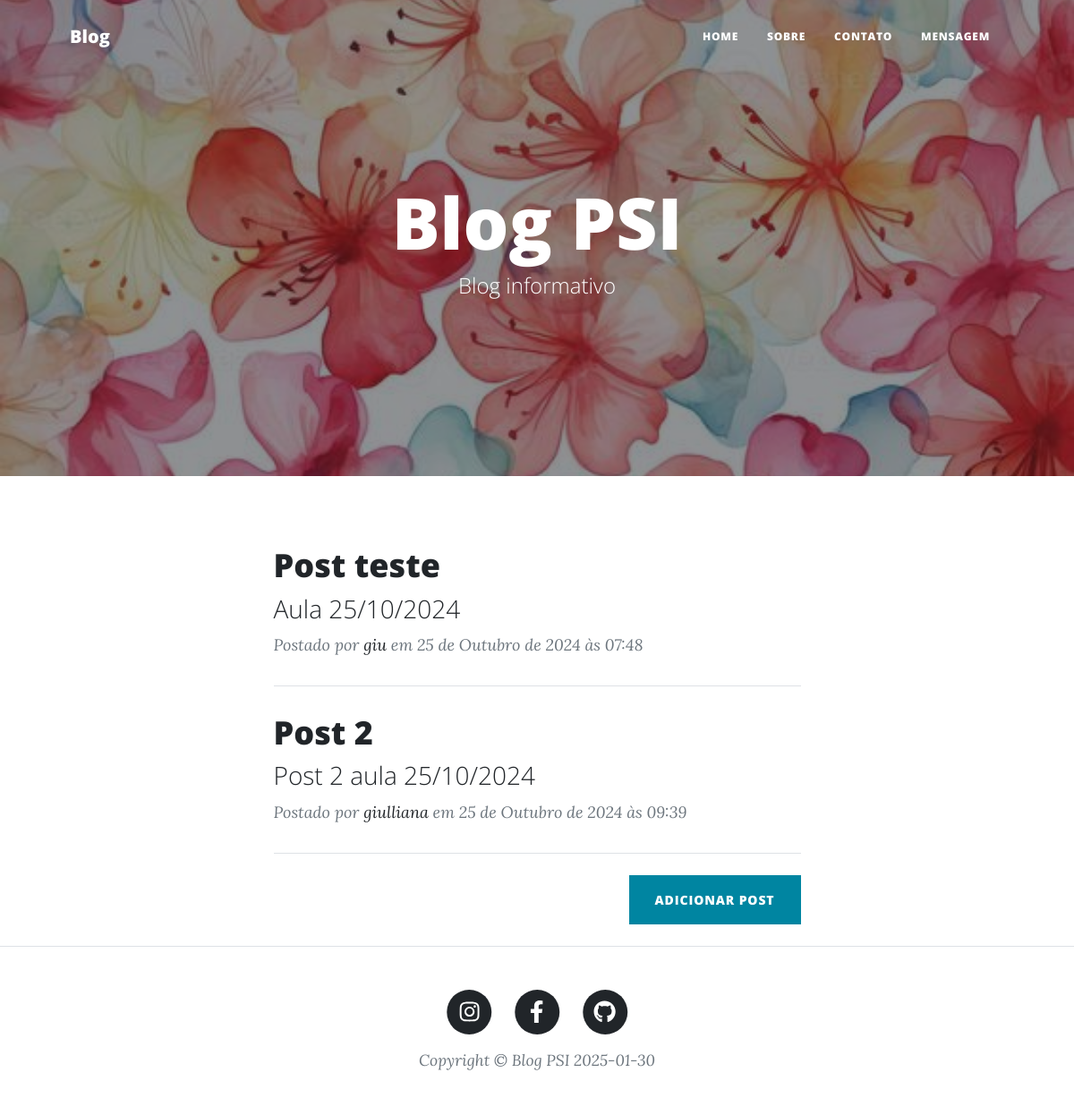
Before: / with the older database file.
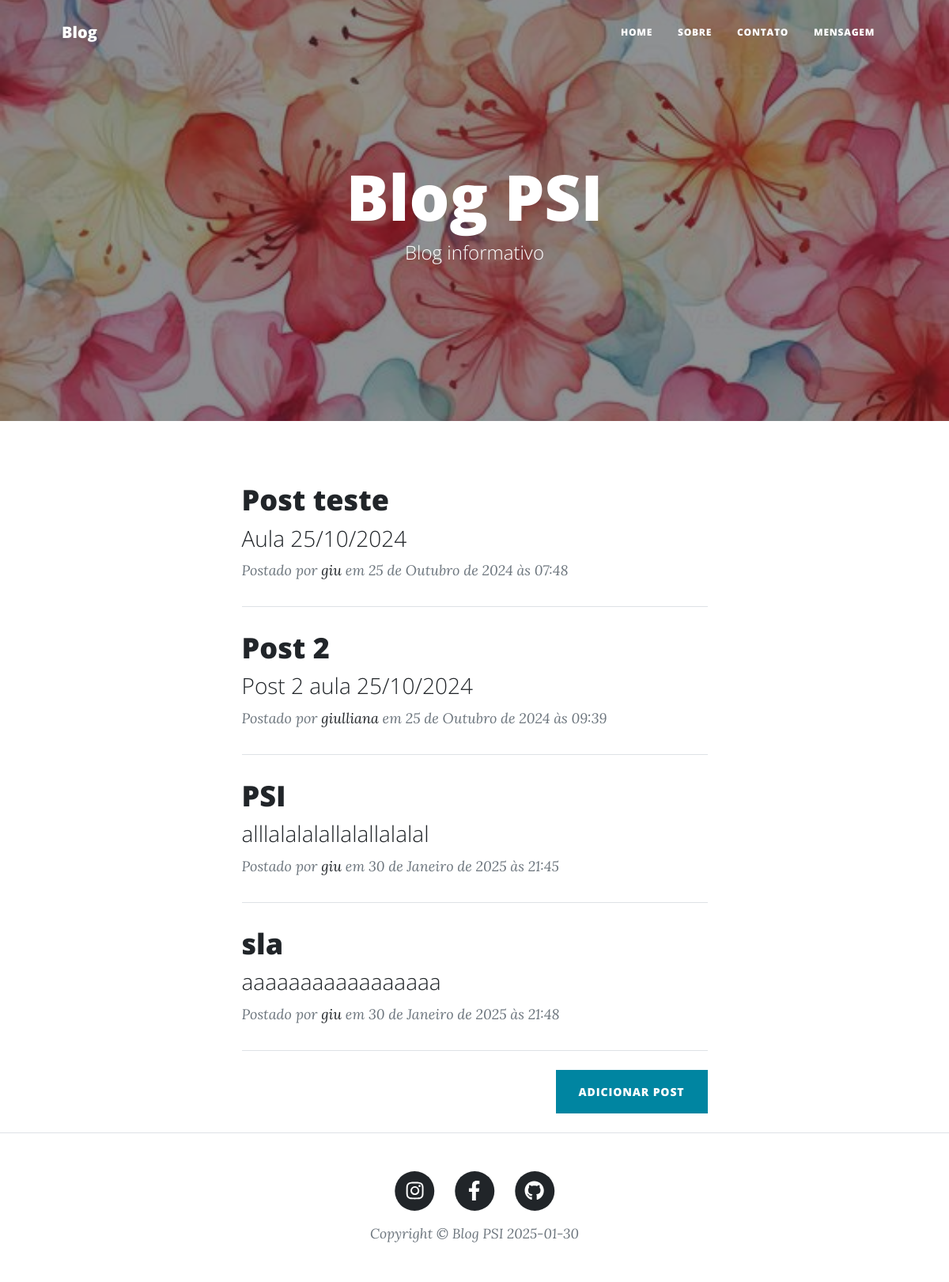
After: the same page with the newer database file.
### blog/models.py (models this page shows, shortened)
class Blog(models.Model):
    nome = models.CharField(max_length=100)
    subnome = models.CharField(max_length=100, blank=True)
    descricao = models.TextField(max_length=2000)
    capa = models.ImageField()
    instagram = models.URLField()
    facebook = models.URLField()
    github= models.URLField()
    autores = models.ManyToManyField(User)

class Post(models.Model):
    titulo = models.CharField(max_length=140)
    subtitulo = models.CharField(max_length= 140, blank=True)
    data_criacao = models.DateTimeField(auto_now_add=True)
    usuario = models.ForeignKey(User, on_delete=models.CASCADE)
    conteudo = models.TextField(max_length=2000)
    capa = models.ImageField(blank=True)

### blog/views.py (the view)
# urls.py: path('', views.index, name='index'),
def index(request):
    context = {
        "posts": Post.objects.all(),
        "blog": Blog.objects.first()
    }
    return render(request, "index.html", context)

### blog/templates/index.html
{% extends "base.html" %}
{% load static %}
{% block content %}
<div class="container px-4 px-lg-5">
    <div class="row gx-4 gx-lg-5 justify-content-center">
        <div class="col-md-10 col-lg-8 col-xl-7">
            {% for post in posts %}
            <div class="post-preview">
                <a href="{% url 'post' post.id %}">
                    <h2 class="post-title">{{ post.titulo }}</h2>
                    <h3 class="post-subtitle">{{ post.subtitulo }}</h3>
                </a>
                <p class="post-meta">
                    Postado por
                    <a href="#!">{{ post.usuario.username }}</a>
                    em {{ post.data_criacao }}
                </p>
            </div>
            <hr class="my-4" />
            {% endfor %}
            <div class="d-flex justify-content-end mb-4"><a class="btn btn-primary text-uppercase" href="{% url "cadastrarpost" %}">Adicionar post</a></div>        </div>
    </div>
</div>
{% endblock content %}

### blog/templates/base.html (shortened to what this page needs)
{% load static %}
<!DOCTYPE html>
<html lang="en">
    <head>
        <link href="{% static 'css/styles.css' %}" rel="stylesheet" />
    </head>
    <body>
        <nav class="navbar navbar-expand-lg navbar-light" id="mainNav">
            <div class="container px-4 px-lg-5">
                <a class="navbar-brand" href="{% url 'index' %}">Blog</a>
                <div class="collapse navbar-collapse" id="navbarResponsive">
                    <ul class="navbar-nav ms-auto py-4 py-lg-0">
                        <li class="nav-item"><a class="nav-link px-lg-3 py-3 py-lg-4" href="{% url 'index' %}">Home</a></li>
                        <li class="nav-item"><a class="nav-link px-lg-3 py-3 py-lg-4" href="{% url 'sobre' %}">Sobre</a></li>
                        <li class="nav-item"><a class="nav-link px-lg-3 py-3 py-lg-4" href="{% url 'contato' %}">Contato</a></li>
                        <li class="nav-item"><a class="nav-link px-lg-3 py-3 py-lg-4" href="{% url 'mensagem' %}">Mensagem</a></li>
                    </ul>
                </div>
            </div>
        </nav>
        {% block header %}
        <header class="masthead" style="background-image: url('{{ blog.capa.url }}')">
            <div class="container position-relative px-4 px-lg-5">
                <div class="row gx-4 gx-lg-5 justify-content-center">
                    <div class="col-md-10 col-lg-8 col-xl-7">
                        <div class="site-heading">
                            <h1>{{ blog.nome }}</h1>
                            {% if blog.subnome %}
                            <span class="subheading">{{ blog.subnome }}</span>
                            {% endif %}
                        </div>
                    </div>
                </div>
            </div>
        </header>
        {% endblock header %}
        {% block content %}
        {% endblock content %}
        <footer class="border-top">
            <div class="container px-4 px-lg-5">
                <div class="row gx-4 gx-lg-5 justify-content-center">
                    <div class="col-md-10 col-lg-8 col-xl-7">
                        <ul class="list-inline text-center">
                            <li class="list-inline-item">
                                <a href="{{ blog.instagram }}">
                                    <span class="fa-stack fa-lg">
                                        <i class="fas fa-circle fa-stack-2x"></i>
                                        <i class="fab fa-instagram fa-stack-1x fa-inverse"></i>
                                    </span>
                                </a>
                            </li>
                            <li class="list-inline-item">
                                <a href="{{ blog.facebook }}">
                                    <span class="fa-stack fa-lg">
                                        <i class="fas fa-circle fa-stack-2x"></i>
                                        <i class="fab fa-facebook-f fa-stack-1x fa-inverse"></i>
                                    </span>
                                </a>
                            </li>
                            <li class="list-inline-item">
                                <a href="{{ blog.github }}">
                                    <span class="fa-stack fa-lg">
                                        <i class="fas fa-circle fa-stack-2x"></i>
                                        <i class="fab fa-github fa-stack-1x fa-inverse"></i>
                                    </span>
                                </a>
                            </li>
                        </ul>
                        <div class="small text-center text-muted fst-italic">Copyright &copy; {{ blog.nome }} {% now 'Y-m-d' %}</div>
                    </div>
                </div>
            </div>
        </footer>
    </body>
</html>

Changed rows visible on the page:
added Post: titulo "PSI", subtitulo "alllalalalallalallalalal", usuario.username "giu", data_criacao "30 de Janeiro de 2025 às 21:45"
added Post: titulo "sla", subtitulo "aaaaaaaaaaaaaaaaa", usuario.username "giu", data_criacao "30 de Janeiro de 2025 às 21:48"
